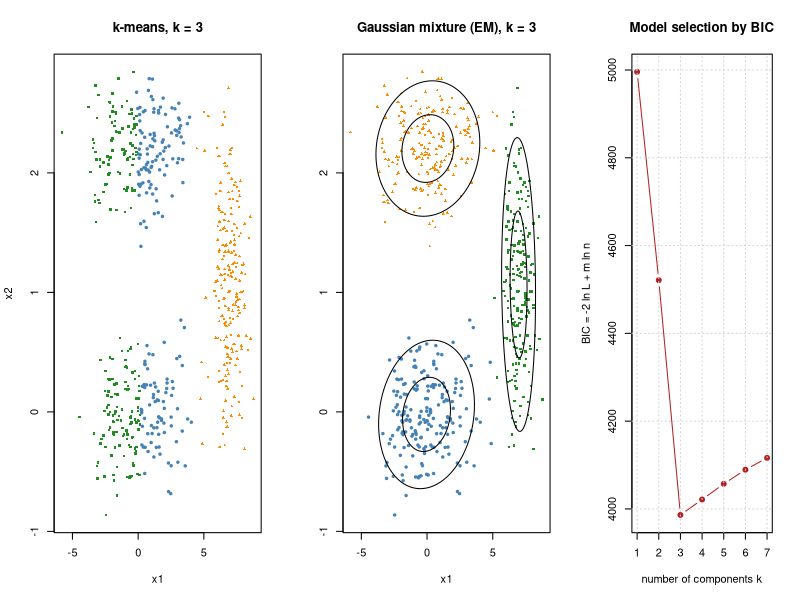

The R script that drew this image:
# k-means versus a Gaussian mixture fitted by EM on elongated clusters, and BIC against the number of components.
library(mclust)

set.seed(0)
band <- matrix(rnorm(800), ncol = 2) %*% diag(c(2.0, 0.3))
blob <- matrix(rnorm(400), ncol = 2) * 0.6
X <- rbind(band[1:200, ],
           sweep(band[201:400, ], 2, c(0, 2.2), "+"),
           sweep(blob, 2, c(7, 1.1), "+"))

km <- kmeans(X, centers = 3, nstart = 10)
bic <- mclustBIC(X, G = 1:7, modelNames = "VVV")  # unconstrained covariance matrices
gm <- Mclust(X, G = 3, modelNames = "VVV")

cols <- c("steelblue", "darkorange", "forestgreen")
pchs <- c(19, 17, 15)
layout(matrix(1:3, 1), widths = c(1.3, 1.3, 1))
plot(X, col = cols[km$cluster], pch = pchs[km$cluster], cex = 0.5, xlab = "x1", ylab = "x2",
     main = "k-means, k = 3")
plot(X, col = cols[gm$classification], pch = pchs[gm$classification], cex = 0.5, xlab = "x1", ylab = "",
     main = "Gaussian mixture (EM), k = 3")
tt <- seq(0, 2 * pi, length.out = 200)
for (g in 1:3) {
  e <- eigen(gm$parameters$variance$sigma[, , g], symmetric = TRUE)
  for (r in 1:2) {
    ell <- gm$parameters$mean[, g] + r * e$vectors %*% (sqrt(e$values) * rbind(cos(tt), sin(tt)))
    lines(ell[1, ], ell[2, ])
  }
}
# mclust reports BIC = 2 ln L - m ln n; flip the sign to match -2 ln L + m ln n.
plot(1:7, -bic[, "VVV"], type = "b", pch = 19, col = "firebrick",
     xlab = "number of components k", ylab = "BIC = -2 ln L + m ln n", main = "Model selection by BIC")
grid()
